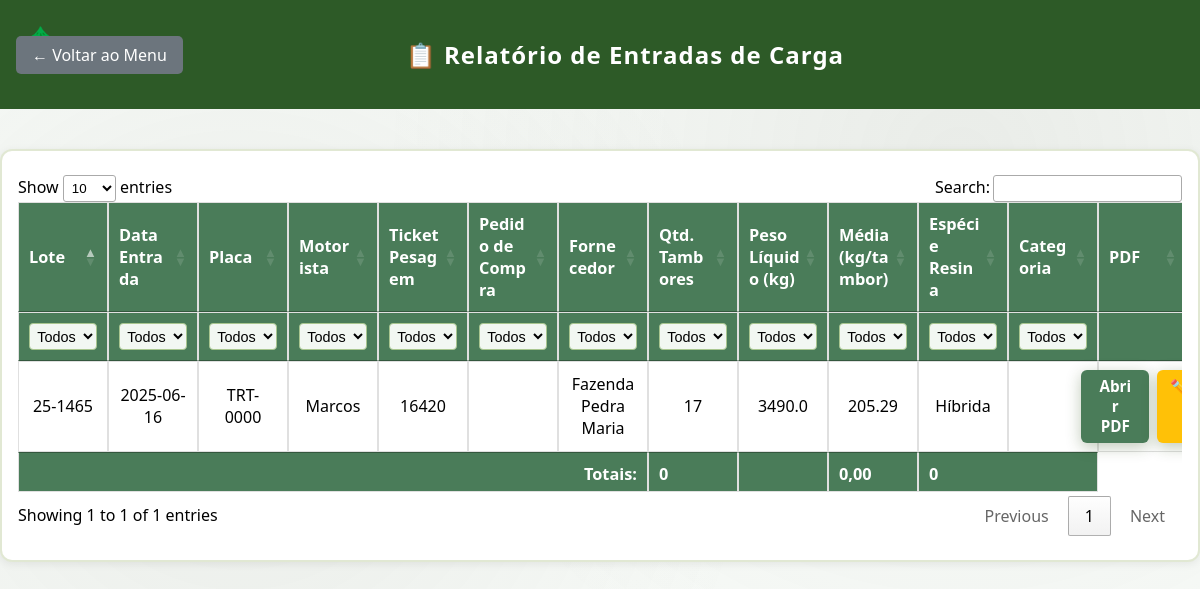
/relatorio-entradas (signed in), run on an earlier commit of the app's database.
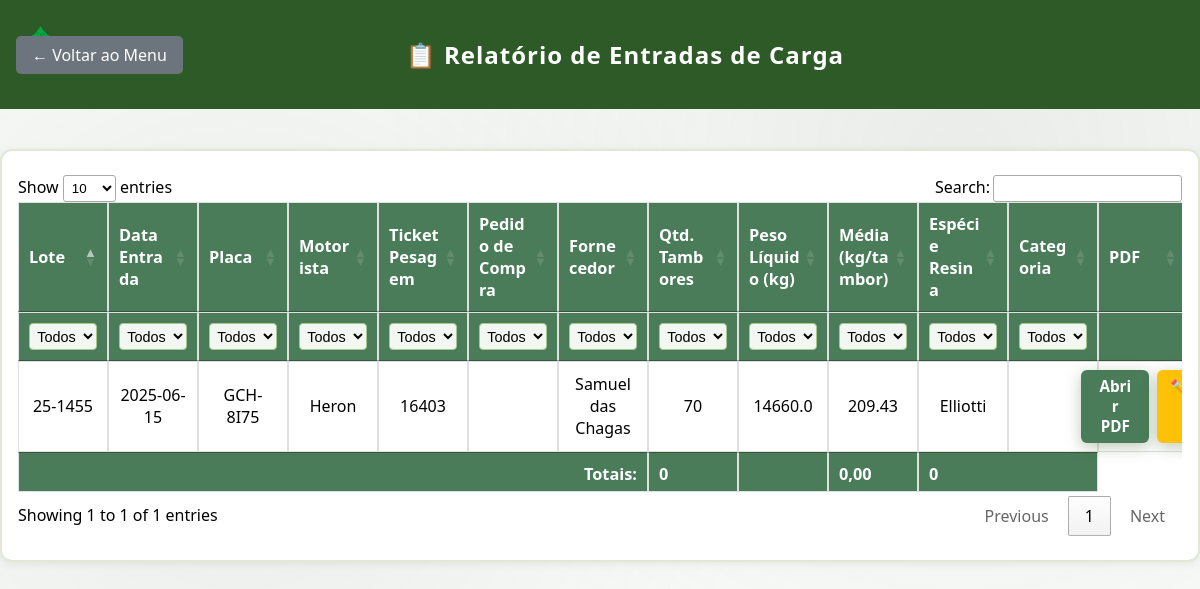
And on a later commit of the database.
### tables this page shows
CREATE TABLE entradas_carga (
            id INTEGER PRIMARY KEY AUTOINCREMENT,
            fornecedor TEXT NOT NULL,
            data_entrada TEXT NOT NULL,
            motorista TEXT NOT NULL,
            placa TEXT NOT NULL,
            quantidade_tambores INTEGER NOT NULL,
            especie_resina TEXT NOT NULL,
            lote TEXT NOT NULL,
            ticket_pesagem TEXT NOT NULL UNIQUE,
            peso_liquido REAL NOT NULL,
            data_registro TEXT NOT NULL,
            usuario_registro TEXT NOT NULL
        );

### app.py (the view)
@app.route('/relatorio-entradas')
def relatorio_entradas():
    if 'logged_in' not in session or not session['logged_in']:
        return redirect(url_for('login'))
    entradas = listar_entradas()
    conn = sqlite3.connect(DB_PATH)
    cursor = conn.cursor()
    cursor.execute('SELECT DISTINCT lote, arquivo_pdf FROM processos_lote')
    pdfs_lotes = cursor.fetchall()
    conn.close()
    lotes_pdfs = {lote: pdf for lote, pdf in pdfs_lotes}  # Garante apenas um botão por lote
    return render_template('relatorio_entradas.html', entradas=entradas, lotes_pdfs=lotes_pdfs)

### app.py (called while the page is built)
def listar_entradas():
    conn = sqlite3.connect(DB_PATH)
    cursor = conn.cursor()
    cursor.execute('SELECT * FROM entradas_carga ORDER BY lote ASC')
    colunas = [desc[0] for desc in cursor.description]
    entradas = [dict(zip(colunas, row)) for row in cursor.fetchall()]
    conn.close()
    return entradas

### templates/relatorio_entradas.html (shortened to what this page needs)
<!DOCTYPE html>
<html lang="pt-BR">
<head>
    <link rel="stylesheet" href="{{ url_for('static', filename='css/style.css') }}">
    <link rel="stylesheet" href="https://cdn.datatables.net/1.13.7/css/jquery.dataTables.min.css">
</head>
<body class="relatorio-body">
    <div class="header">
        <a href="{{ url_for('menu') }}" class="back-btn">← Voltar ao Menu</a>
        <div class="header-title">📋 Relatório de Entradas de Carga</div>
    </div>
    <div class="container">
        {% if entradas %}
        <div class="table-responsive">
            <table id="tabela-entradas">
                <thead>
                    <tr>
                        <th>Lote</th>
                        <th>Data Entrada</th>
                        <th>Placa</th>
                        <th>Motorista</th>
                        <th>Ticket Pesagem</th>
                        <th>Pedido de Compra</th>
                        <th>Fornecedor</th>
                        <th>Qtd. Tambores</th>
                        <th>Peso Líquido (kg)</th>
                        <th>Média (kg/tambor)</th>
                        <th>Espécie Resina</th>
                        <th>Categoria</th>
                        <th>PDF</th>
                    </tr>
                    <tr class="filters">
                        <th></th>
                        <th></th>
                        <th></th>
                        <th></th>
                        <th></th>
                        <th></th>
                        <th></th>
                        <th></th>
                        <th></th>
                        <th></th>
                        <th></th>
                        <th></th>
                        <th></th>
                    </tr>
                </thead>
                <tbody>
                    {% for entrada in entradas %}
                    <tr>
                        <td>{{ entrada.lote }}</td>
                        <td>{{ entrada.data_entrada }}</td>
                        <td>{{ entrada.placa }}</td>
                        <td>{{ entrada.motorista }}</td>
                        <td>{{ entrada.ticket_pesagem }}</td>
                        <td>{{ entrada.pedido_compra or '' }}</td>
                        <td>{{ entrada.fornecedor }}</td>
                        <td>{{ entrada.quantidade_tambores }}</td>
                        <td>{{ entrada.peso_liquido }}</td>
                        <td>{% if entrada.quantidade_tambores and entrada.peso_liquido %}{{ (entrada.peso_liquido /
                            entrada.quantidade_tambores)|round(2) }}{% else %}-{% endif %}</td>
                        <td>{{ entrada.especie_resina }}</td>
                        <td>{{ entrada.categoria or '' }}</td>
                        <td>
                            {% if entrada.lote in lotes_pdfs %}
                            <div style="display: flex; gap: 0.5rem; justify-content: center;">
                                <a href="{{ url_for('static', filename='processos_pdfs/' + lotes_pdfs[entrada.lote]) }}" class="btn"
                                    target="_blank"
                                    style="padding:0.4rem 1rem; font-size:0.95rem; background:#4a7c59; color:white; border-radius:6px; text-decoration:none;">Abrir
                                    PDF</a>
                                <a href="{{ url_for('registrar_processo', lote=entrada.lote) }}" class="btn"
                                    title="Editar PDF"
                                    style="padding:0.4rem 0.8rem; font-size:1.1rem; background:#ffc107; color:#333; border-radius:6px; text-decoration:none;">✏️
                                </a>
                            </div>
                            {% else %}
                            <a href="{{ url_for('registrar_processo', lote=entrada.lote) }}" class="btn"
                                style="padding:0.4rem 1rem; font-size:0.95rem; background:#4a7c59; color:white; border-radius:6px; text-decoration:none;">Registrar
                                Processo</a>
                            {% endif %}
                        </td>
                    </tr>
                    {% endfor %}
                </tbody>
                <tfoot>
                    <tr>
                        <th colspan="7" style="text-align:right">Totais:</th>
                        <th id="soma-tambores"></th>
                        <th id="soma-peso"></th>
                        <th id="media-peso-tambor"></th>
                        <th colspan="2"></th>
                    </tr>
                </tfoot>
            </table>
        </div>
        {% else %}
        <p style="text-align:center; color:#888;">Nenhuma entrada de carga registrada.</p>
        {% endif %}
    </div>
</body>

### static/css/style.css (style rules this page uses)
* { margin: 0; padding: 0; box-sizing: border-box; }
body { font-family: 'Segoe UI', Tahoma, Geneva, Verdana, sans-serif; background: linear-gradient(135deg, #2d5016 0%, #4a7c59 50%, #6b8e23 100%); background-attachment: fixed; min-height: 100vh; display: flex; align-items: center; justify-content: center; }
body::before { content: ''; position: fixed; top: 0; left: 0; width: 100%; height: 100%; background-image: radial-gradient(circle at 20% 50%, rgba(120, 119, 108, 0.1) 0%, transparent 50%), radial-gradient(circle at 80% 20%, rgba(120, 119, 108, 0.1) 0%, transparent 50%); pointer-events: none; z-index: -1; }
.container { background: rgba(255, 255, 255, 0.95); backdrop-filter: blur(10px); padding: 2.5rem; border-radius: 15px; box-shadow: 0 20px 40px rgba(45, 80, 22, 0.3); width: 100%; max-width: 420px; border: 2px solid rgba(107, 142, 35, 0.2); }
.header { text-align: center; margin-bottom: 2.5rem; }
.header::before { content: '🌲'; font-size: 2.5rem; display: block; margin-bottom: 1rem; }
.btn { display: inline-block; padding: 1rem 2rem; background: linear-gradient(135deg, #6b8e23 0%, #4a7c59 50%, #2d5016 100%); color: white; text-decoration: none; border: none; border-radius: 8px; cursor: pointer; font-size: 1rem; font-weight: 600; transition: all 0.3s ease; width: 100%; text-align: center; box-shadow: 0 4px 15px rgba(45, 80, 22, 0.3); }
.filters th { padding: 0.2rem; text-align: center; vertical-align: middle; }

### templates/relatorio_entradas.html (style rules this page uses)
body.relatorio-body { display: block !important; background: #f7faf7; min-height: 100vh; }
.header { background: #2d5a27; padding: 1.2rem 1rem; display: flex; align-items: center; justify-content: center; color: white; position: relative; }
.header-title { flex: 1; text-align: center; font-size: 1.5rem; font-weight: bold; letter-spacing: 1px; }
.back-btn { position: absolute; left: 1rem; top: 50%; transform: translateY(-50%); background: #6c757d; color: white; padding: 0.5rem 1rem; text-decoration: none; border-radius: 5px; font-size: 1rem; }
.container { max-width: 1800px !important; margin: 2.5rem auto 0 auto; padding: 1.5rem 1rem; background: white; border-radius: 12px; box-shadow: 0 2px 8px rgba(0, 0, 0, 0.07); }
.table-responsive { overflow-x: auto; width: 100%; }
table { width: 100%; border-collapse: collapse; margin-top: 0.5rem; font-size: 1rem; max-width: 100%; table-layout: fixed; }
th, td { border: 1px solid #e0e0e0; padding: 0.5rem 0.3rem; text-align: center; vertical-align: middle; white-space: normal; word-wrap: break-word; min-width: 120px; }
th { background: #4a7c59; color: #fff; font-size: 1.02rem; font-weight: 600; }
tr:nth-child(even) { background: #f2f7f2; }

What changed in the data, as far as the page shows it:
removed entradas_carga: lote "25-1465", data_entrada "2025-06-16", placa "TRT-0000", motorista "Marcos", ticket_pesagem "16420", fornecedor "Fazenda Pedra Maria", quantidade_tambores "17", peso_liquido "3490.0", peso_liquido+quantidade_tambores "205.29", especie_resina "Híbrida"
added entradas_carga: lote "25-1455", data_entrada "2025-06-15", placa "GCH-8I75", motorista "Heron", ticket_pesagem "16403", fornecedor "Samuel das Chagas", quantidade_tambores "70", peso_liquido "14660.0", peso_liquido+quantidade_tambores "209.43", especie_resina "Elliotti"
